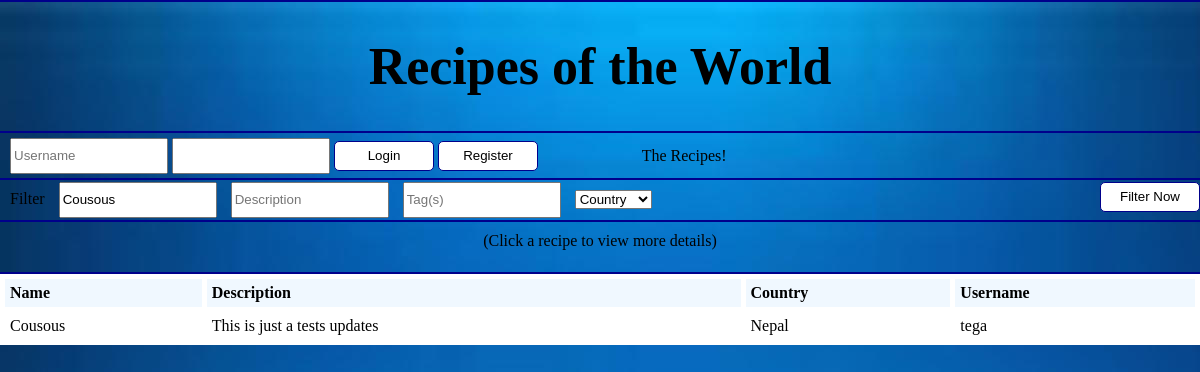
Page /index.php?name=Cousous on the committed database.
### tables this page shows
CREATE TABLE `recipes` (
  `id` int(11) NOT NULL AUTO_INCREMENT,
  `name` varchar(250) NOT NULL,
  `description` varchar(10000) NOT NULL,
  `country` varchar(250) NOT NULL,
  `userID` int(11) NOT NULL,
  `date_added` timestamp NULL DEFAULT NULL,
  `photo` varchar(200) DEFAULT NULL,
  PRIMARY KEY (`id`),
  KEY `FK_recipes_userID` (`userID`),
  CONSTRAINT `FK_recipes_userID` FOREIGN KEY (`userID`) REFERENCES `users` (`id`)
);

CREATE TABLE `users` (
  `id` int(11) NOT NULL AUTO_INCREMENT,
  `username` varchar(45) NOT NULL,
  `password` varchar(200) NOT NULL,
  `is_admin` tinyint(1) NOT NULL DEFAULT '0' COMMENT '1 means the person is an admin while 0 means the person is not an admin',
  `country` varchar(45) DEFAULT NULL,
  PRIMARY KEY (`id`)
);

### classes/DBConnection.php (called while the page is built, shortened)
<?php
class DBConnection
{
    public function getDBConnection()
    {
        $db_host = '127.0.0.1';
        $db_login = 'root';
        $db_password = '';
        $db_name = 'recipe_db';
        $mysqli = new mysqli($db_host,$db_login,$db_password,$db_name);
        if ($mysqli->connect_errno) {
            die("There was an error connecting to the database");
        } else {
            return $mysqli;
        }
    }
    public function getMultipleResultSet($sql)
    {
        $resultSet = [];
        $mysqli = $this->getDBConnection();
        $result = $mysqli->query($sql);
        if (!empty($result) && $result->num_rows != 0) {
            while ($row = $result->fetch_assoc()) {
                $resultSet[] = $row;
            }
        }
        return $resultSet;
    }
}

### classes/Recipe.php (called while the page is built, shortened)
<?php
require_once 'DBConnection.php';
require_once 'Util.php';
class Recipe
{
    public function getFilteredRecipes($name, $description, $tags, $country, $onlyMine = 0)
    {
        $addSql = "";
        $addSql .= empty($name) ? "" : " AND r.name LIKE '%$name%'";
        $addSql .= empty($description) ? "" : " AND r.description LIKE '%$description%'";
        $addSql .= empty($country) ? "" : " AND r.country = '$country'";
        $addSql .= empty($tags) ? "" : " AND t.description LIKE '%$tags%'";
        $db = new DBConnection();
        $sql = "SELECT
                    r.id AS recipe_id,
                    r.name AS recipe_name,
                    r.description,
                    r.country,
                    t.description AS tag_name,
                    t.id AS tag_id,
                    users.username
                FROM
                    recipes r
                        LEFT JOIN
                    recipetags rt ON (r.id = rt.recipeID)
                        LEFT JOIN
                    tags t ON (t.id = rt.tagID)
                        LEFT JOIN
                    users ON (users.id = r.userID)
                WHERE
                    1 = 1
                ";
        $sql .= $addSql;
        $sql .= " GROUP BY r.id ORDER BY date_added DESC";
        return $db->getMultipleResultSet($sql);
    }
}

### classes/Util.php (called while the page is built, shortened)
<?php
class Util
{
    public function encryptPK($id)
    {
        $id = $id * 138628;
        $id = $id + 789;
        return $id * 93;
    }
}

### index.php (the view, shortened to what this page needs)
<?php
require_once 'classes/Recipe.php';
require_once 'classes/Util.php';
$recipe = new Recipe();
$util = new Util();
$recipes = array();
if (isset($_GET['name']) || isset($_GET['description']) || isset($_GET['tags']) || isset($_GET['country']) || isset($_GET['only_mine'])) {
    $name = isset($_GET['name']) ? $_GET['name'] : "";
    $description = isset($_GET['description']) ? $_GET['description'] : "";
    $tags = isset($_GET['tags']) ? $_GET['tags'] : "";
    $country = isset($_GET['country']) ? $_GET['country'] : "";
    $onlyMine = isset($_GET['only_mine']) && $_GET['only_mine'] == "on" ? 1 : 0;
    $recipes = $recipe->getFilteredRecipes($name, $description, $tags, $country, $onlyMine);
} else {
    $recipes = $recipe->getAllRecipes();
}
?>
<!DOCTYPE html>
<html>
    <head>
        <?php include_once('meta.php'); ?>
    </head>
    <body>
        <?php include_once('header.php'); ?>
        <section id="section1">
            <?php if (!isset($_SESSION['is_logged_in'])) {
                ?>
                <form method="post" id="login-form" action="login.php">
                    <input type="text" id="username" name="username" placeholder="Username" required/>
                    <input type="password" id="password" name="password" required/>
                    <button type="submit" name="Login" id="Login">Login</button>
                </form>
                <a href="register.php" id="register-link">
                    <button>Register</button>
                </a>
                <?php
            }?>
            The Recipes!
        </section>
        <section id="section2">
            <form method="get" id="filter-form">
                <span>Filter</span>
                <input type="text" id="name" name="name" placeholder="Name" value="<?php if(isset($_GET['name'])) {echo $_GET['name'];} ?>"/>
                <input type="text" id="descriptions" name="description" placeholder="Description" value="<?php if(isset($_GET['description'])) {echo $_GET['description'];} ?>"/>
                <input type="text" id="tags" name="tags" placeholder="Tag(s)" value="<?php if(isset($_GET['tags'])) {echo $_GET['tags'];} ?>"/>
                <select name="country" id="country">
                    <option value="">Country</option>
                </select>
                <button name="filter" id="filter" type="submit">Filter Now</button>
            </form>
        </section>
        <section id="section3">
            <div id="instruction">(Click a recipe to view more details)</div>
        </section>
        <section id="section4">
            <table width="100%" cellpadding="5" cellspacing="5" id="recipe-list">
                <tr align="left" class="alternate">
                    <th>Name</th>
                    <th>Description</th>
                    <th>Country</th>
                    <th>Username</th>
                </tr>
                <?php
                $i = 0;
                foreach ($recipes as $line) {
                    ?>
                        <tr class="<?php echo $i % 2 == 0 ? '' : 'alternate'; ?>">
                            <td>
                                <a class="no-decorate" href="view_recipe.php?recipe_id=<?php echo $util->encryptPK($line['recipe_id']); ?>">
                                    <?php echo $line['recipe_name'];?>
                                </a>
                            </td>
                            <td>
                                <a class="no-decorate" href="view_recipe.php?recipe_id=<?php echo $util->encryptPK($line['recipe_id']); ?>">
                                    <?php echo strlen($line['description']) > 80 ? "<span class='ellipsis'>" . substr($line['description'],0,80)."...</span>" : $line['description']; ?>
                                </a>
                            </td>
                            <td>
                                <a class="no-decorate" href="view_recipe.php?recipe_id=<?php echo $util->encryptPK($line['recipe_id']); ?>">
                                    <?php echo $line['country'];?>
                                </a>
                            </td>
                            <td>
                                <a class="no-decorate" href="view_recipe.php?recipe_id=<?php echo $util->encryptPK($line['recipe_id']); ?>">
                                    <?php echo $line['username'];?>
                                </a>
                            </td>
                        </tr>
                    <?php
                    $i++;
                }
                ?>
            </table>
        </section>
    </body>
</html>

### style.css (style rules this page uses)
body { background-image: url("bg.jpg"); font-family: "Trebuchet MS"; width: 100%; margin: 0; }
section { min-height: 40px; }
#section2 { border-bottom: 2px solid darkblue; }
#section3 { border-bottom: 2px solid darkblue; }
#section1 { padding-top: 5px; padding-left: 10px; border-bottom: 2px solid darkblue; }
#login-form { display: inline-block; }
#register-link { display: inline-block; margin-right: 100px; }
input[type=text], input[type=password] { width: 150px; height: 30px; }
button { min-width: 100px; height: 30px; border: 1px solid darkblue; border-radius: 5px; background-color: white; }
#section2 #filter-form * { margin-left: 10px; margin-top: 2px; margin-bottom: auto; display: inline-block; }
#section2 #filter-form #filter { float: right; }
#section3 #instruction { text-align: center; margin-top: 10px; }
#section4 #recipe-list { background-color: white; }
.alternate { background-color: aliceblue; }
.no-decorate { text-decoration: none; color: inherit; }

### rows in the picture
recipes: name "Cousous", description "This is just a tests updates", country "Nepal", userID.username "tega"
